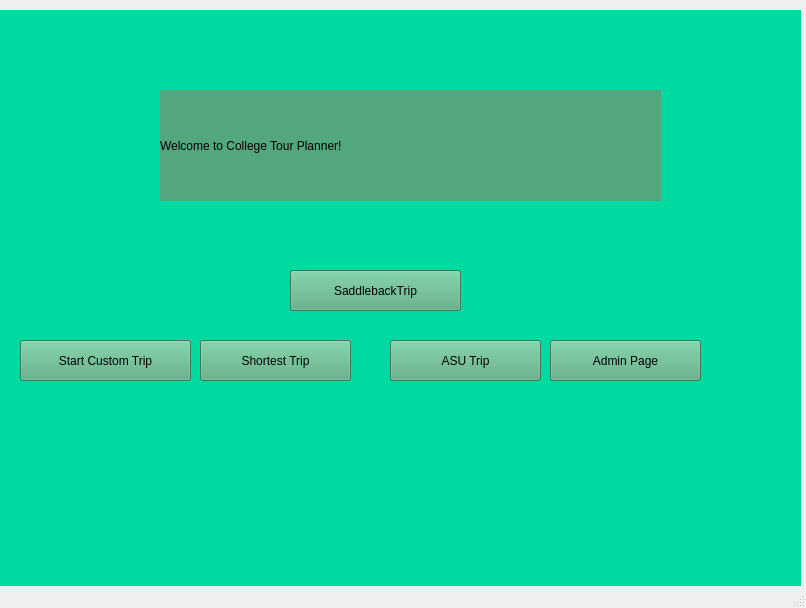
<?xml version="1.0" encoding="UTF-8"?>
<ui version="4.0">
 <class>MainWindow</class>
 <widget class="QMainWindow" name="MainWindow">
  <property name="geometry">
   <rect>
    <x>0</x>
    <y>0</y>
    <width>806</width>
    <height>608</height>
   </rect>
  </property>
  <property name="windowTitle">
   <string>MainWindow</string>
  </property>
  <widget class="QWidget" name="centralwidget">
   <widget class="QStackedWidget" name="MainPageWidget">
    <property name="geometry">
     <rect>
      <x>0</x>
      <y>10</y>
      <width>801</width>
      <height>581</height>
     </rect>
    </property>
    <property name="styleSheet">
     <string notr="true">background-color: rgb(0, 217, 159);</string>
    </property>
    <property name="currentIndex">
     <number>0</number>
    </property>
    <widget class="QWidget" name="MainPage">
     <widget class="QPushButton" name="CustomTripButton">
      <property name="geometry">
       <rect>
        <x>20</x>
        <y>330</y>
        <width>171</width>
        <height>41</height>
       </rect>
      </property>
      <property name="styleSheet">
       <string notr="true">background-color: rgb(83, 167, 124);</string>
      </property>
      <property name="text">
       <string>Start Custom Trip</string>
      </property>
     </widget>
     <widget class="QPushButton" name="ASUTripButton">
      <property name="geometry">
       <rect>
        <x>390</x>
        <y>330</y>
        <width>151</width>
        <height>41</height>
       </rect>
      </property>
      <property name="styleSheet">
       <string notr="true">background-color: rgb(83, 167, 124);</string>
      </property>
      <property name="text">
       <string>ASU Trip</string>
      </property>
     </widget>
     <widget class="QPushButton" name="ShortestTripButton">
      <property name="geometry">
       <rect>
        <x>200</x>
        <y>330</y>
        <width>151</width>
        <height>41</height>
       </rect>
      </property>
      <property name="styleSheet">
       <string notr="true">background-color: rgb(83, 167, 124);</string>
      </property>
      <property name="text">
       <string>Shortest Trip</string>
      </property>
     </widget>
     <widget class="QPushButton" name="AdminPageButton">
      <property name="geometry">
       <rect>
        <x>550</x>
        <y>330</y>
        <width>151</width>
        <height>41</height>
       </rect>
      </property>
      <property name="styleSheet">
       <string notr="true">background-color: rgb(83, 167, 124);</string>
      </property>
      <property name="text">
       <string>Admin Page</string>
      </property>
     </widget>
     <widget class="QLabel" name="WelcomeLabel">
      <property name="geometry">
       <rect>
        <x>160</x>
        <y>80</y>
        <width>501</width>
        <height>111</height>
       </rect>
      </property>
      <property name="styleSheet">
       <string notr="true">background-color: rgb(83, 167, 124);</string>
      </property>
      <property name="text">
       <string>Welcome to College Tour Planner!</string>
      </property>
     </widget>
     <widget class="QPushButton" name="SaddlebackTripButton">
      <property name="geometry">
       <rect>
        <x>290</x>
        <y>260</y>
        <width>171</width>
        <height>41</height>
       </rect>
      </property>
      <property name="styleSheet">
       <string notr="true">background-color: rgb(83, 167, 124);</string>
      </property>
      <property name="text">
       <string>SaddlebackTrip</string>
      </property>
     </widget>
    </widget>
    <widget class="QWidget" name="StartingCollegePage">
     <widget class="QLabel" name="StartingCollegeLabel">
      <property name="geometry">
       <rect>
        <x>100</x>
        <y>50</y>
        <width>621</width>
        <height>91</height>
       </rect>
      </property>
      <property name="styleSheet">
       <string notr="true">background-color: rgb(83, 167, 124);</string>
      </property>
      <property name="text">
       <string>Choose Your Starting College!</string>
      </property>
     </widget>
     <widget class="QWidget" name="gridLayoutWidget">
      <property name="geometry">
       <rect>
        <x>19</x>
        <y>169</y>
        <width>761</width>
        <height>371</height>
       </rect>
      </property>
      <layout class="QGridLayout" name="gridLayout"/>
     </widget>
     <widget class="QPushButton" name="BackTMainButton_3">
      <property name="geometry">
       <rect>
        <x>10</x>
        <y>10</y>
        <width>101</width>
        <height>31</height>
       </rect>
      </property>
      <property name="styleSheet">
       <string notr="true">background-color: rgb(83, 167, 124);</string>
      </property>
      <property name="text">
       <string>Main Page</string>
      </property>
     </widget>
     <widget class="QPushButton" name="AdminPageButton_2">
      <property name="geometry">
       <rect>
        <x>630</x>
        <y>10</y>
        <width>111</width>
        <height>31</height>
       </rect>
      </property>
      <property name="styleSheet">
       <string notr="true">background-color: rgb(83, 167, 124);</string>
      </property>
      <property name="text">
       <string>Admin Page</string>
      </property>
     </widget>
    </widget>
    <widget class="QWidget" name="AdminPage">
     <widget class="QWidget" name="layoutWidget">
      <property name="geometry">
       <rect>
        <x>180</x>
        <y>240</y>
        <width>381</width>
        <height>201</height>
       </rect>
      </property>
      <layout class="QVBoxLayout" name="verticalLayout_3">
       <item>
        <layout class="QHBoxLayout" name="horizontalLayout">
         <item>
          <widget class="QLabel" name="label_UserName">
           <property name="font">
            <font>
             <pointsize>14</pointsize>
            </font>
           </property>
           <property name="styleSheet">
            <string notr="true">background-color: rgb(83, 167, 124);</string>
           </property>
           <property name="text">
            <string>UserName</string>
           </property>
          </widget>
         </item>
         <item>
          <widget class="QLineEdit" name="lineEdit_UserName">
           <property name="font">
            <font>
             <pointsize>14</pointsize>
            </font>
           </property>
           <property name="styleSheet">
            <string notr="true">background-color: rgb(83, 167, 124);</string>
           </property>
          </widget>
         </item>
        </layout>
       </item>
       <item>
        <layout class="QHBoxLayout" name="horizontalLayout_2">
         <item>
          <widget class="QLabel" name="label_Password">
           <property name="font">
            <font>
             <pointsize>14</pointsize>
            </font>
           </property>
           <property name="styleSheet">
            <string notr="true">background-color: rgb(83, 167, 124);</string>
           </property>
           <property name="text">
            <string>Password</string>
           </property>
          </widget>
         </item>
         <item>
          <widget class="QLineEdit" name="lineEdit_Password">
           <property name="font">
            <font>
             <pointsize>14</pointsize>
            </font>
           </property>
           <property name="styleSheet">
            <string notr="true">background-color: rgb(83, 167, 124);</string>
           </property>
           <property name="echoMode">
            <enum>QLineEdit::Password</enum>
           </property>
          </widget>
         </item>
        </layout>
       </item>
       <item>
        <widget class="QPushButton" name="pushButton_Login">
         <property name="font">
          <font>
           <pointsize>14</pointsize>
          </font>
         </property>
         <property name="styleSheet">
          <string notr="true">background-color: rgb(83, 167, 124);</string>
         </property>
         <property name="text">
          <string>Login</string>
         </property>
        </widget>
       </item>
       <item>
        <widget class="QPushButton" name="BackTMainButton_2">
         <property name="font">
          <font>
           <pointsize>14</pointsize>
          </font>
         </property>
         <property name="styleSheet">
          <string notr="true">background-color: rgb(83, 167, 124);</string>
         </property>
         <property name="text">
          <string>Back</string>
         </property>
        </widget>
       </item>
      </layout>
     </widget>
     <widget class="QLabel" name="label">
      <property name="geometry">
       <rect>
        <x>150</x>
        <y>90</y>
        <width>461</width>
        <height>101</height>
       </rect>
      </property>
      <property name="styleSheet">
       <string notr="true">background-color: rgb(83, 167, 124);</string>
      </property>
      <property name="text">
       <string>Login to Access the Maintenance Page</string>
      </property>
     </widget>
    </widget>
    <widget class="QWidget" name="MaintenancePage">
     <widget class="QWidget" name="verticalLayoutWidget">
      <property name="geometry">
       <rect>
        <x>30</x>
        <y>200</y>
        <width>251</width>
        <height>131</height>
       </rect>
      </property>
      <layout class="QVBoxLayout" name="verticalLayout">
       <item>
        <widget class="QPushButton" name="AddSouvenirButton">
         <property name="styleSheet">
          <string notr="true">background-color: rgb(83, 167, 124);</string>
         </property>
         <property name="text">
          <string>Add Souvenir</string>
         </property>
        </widget>
       </item>
       <item>
        <widget class="QPushButton" name="UploadCollegeButton">
         <property name="styleSheet">
          <string notr="true">background-color: rgb(83, 167, 124);</string>
         </property>
         <property name="text">
          <string>Upload College From File</string>
         </property>
        </widget>
       </item>
      </layout>
     </widget>
     <widget class="QWidget" name="verticalLayoutWidget_2">
      <property name="geometry">
       <rect>
        <x>300</x>
        <y>120</y>
        <width>471</width>
        <height>431</height>
       </rect>
      </property>
      <layout class="QVBoxLayout" name="verticalLayout_2">
       <item>
        <widget class="QListWidget" name="DisplaySouvenirWidget">
         <property name="styleSheet">
          <string notr="true">background-color: rgb(83, 167, 124);</string>
         </property>
        </widget>
       </item>
      </layout>
     </widget>
     <widget class="QLabel" name="MaintenancePageLabel">
      <property name="geometry">
       <rect>
        <x>150</x>
        <y>40</y>
        <width>471</width>
        <height>61</height>
       </rect>
      </property>
      <property name="styleSheet">
       <string notr="true">background-color: rgb(83, 167, 124);</string>
      </property>
      <property name="text">
       <string>Welcome to the Maintenance Page</string>
      </property>
     </widget>
     <widget class="QWidget" name="verticalLayoutWidget_3">
      <property name="geometry">
       <rect>
        <x>40</x>
        <y>360</y>
        <width>160</width>
        <height>80</height>
       </rect>
      </property>
      <layout class="QVBoxLayout" name="verticalLayout_4">
       <item>
        <widget class="QPushButton" name="BackTMainButton">
         <property name="styleSheet">
          <string notr="true">background-color: rgb(83, 167, 124);</string>
         </property>
         <property name="text">
          <string>Exit</string>
         </property>
        </widget>
       </item>
       <item>
        <widget class="QPushButton" name="AdminPageButton_3">
         <property name="styleSheet">
          <string notr="true">background-color: rgb(83, 167, 124);</string>
         </property>
         <property name="text">
          <string>Admin Page</string>
         </property>
        </widget>
       </item>
      </layout>
     </widget>
    </widget>
   </widget>
  </widget>
  <widget class="QMenuBar" name="menubar">
   <property name="geometry">
    <rect>
     <x>0</x>
     <y>0</y>
     <width>806</width>
     <height>21</height>
    </rect>
   </property>
  </widget>
  <widget class="QStatusBar" name="statusbar"/>
 </widget>
 <resources/>
 <connections/>
</ui>
